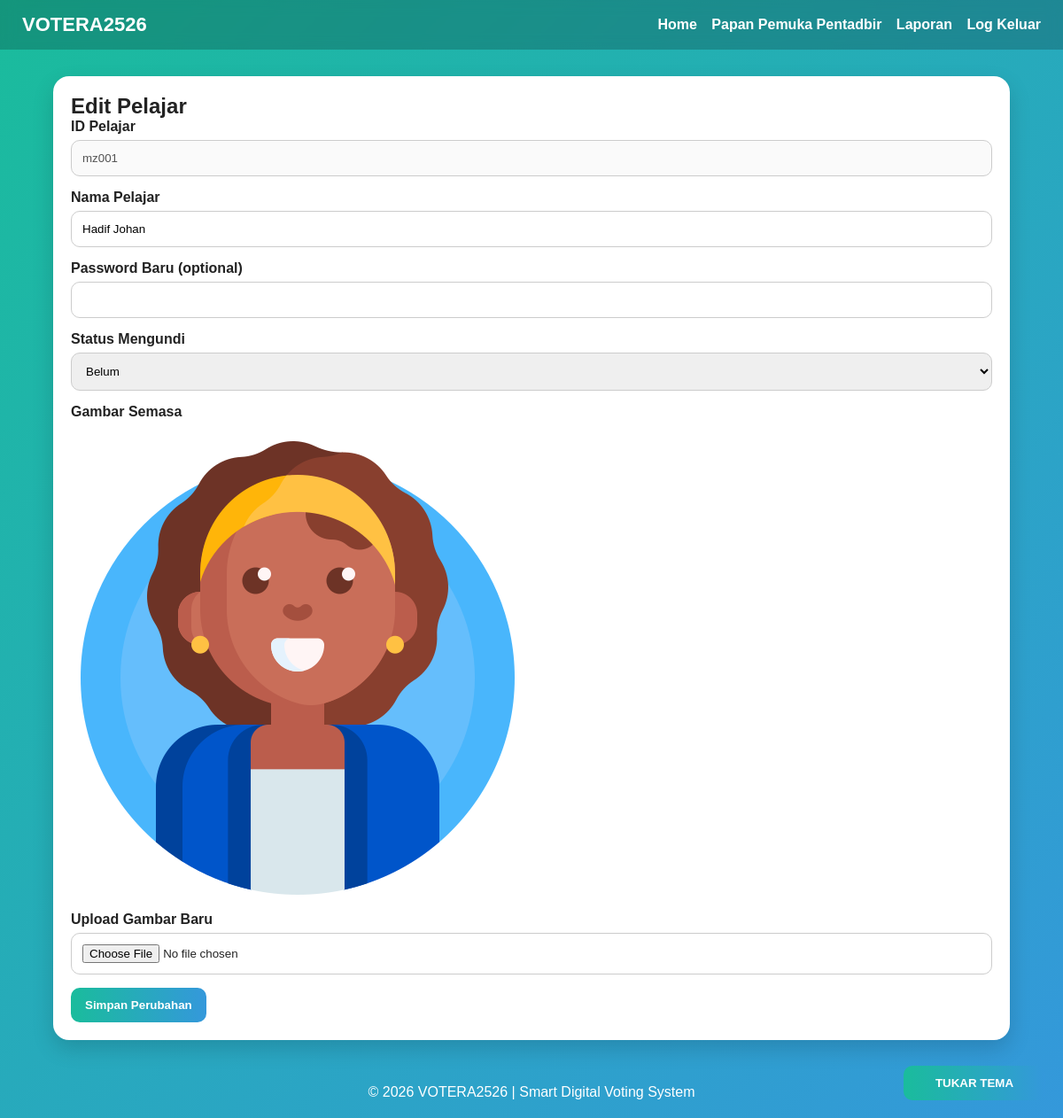
/pelajar-edit.php?id=mz001 (signed in), run on the app's committed database.
### tables this page shows
CREATE TABLE `pelajar` (
    `Id_Pelajar` varchar(20) NOT NULL,
    `Kata_Laluan` varchar(50) DEFAULT NULL,
    `Nama_Pelajar` varchar(150) DEFAULT NULL,
    `Status_Pelajar` varchar(30) DEFAULT NULL,
    `Gambar_Pelajar` varchar(100) DEFAULT NULL
  );

### pelajar-edit.php (the view, shortened to what this page needs)
<?php
include 'connection.php';
include 'header.php';
$id = $_GET['id'] ?? '';
$stmt = $conn->prepare("SELECT * FROM pelajar WHERE Id_Pelajar = ? LIMIT 1");
$stmt->bind_param("s", $id);
$stmt->execute();
$data = $stmt->get_result()->fetch_assoc();
?>
<div class="card">
    <h2>Edit Pelajar</h2>
    <form method="post" enctype="multipart/form-data">
        <div class="form-group"><label>ID Pelajar</label><input type="text" value="<?= htmlspecialchars($data['Id_Pelajar']) ?>" disabled></div>
        <div class="form-group"><label>Nama Pelajar</label><input type="text" name="Nama_Pelajar" value="<?= htmlspecialchars($data['Nama_Pelajar']) ?>" required></div>
        <div class="form-group"><label>Password Baru (optional)</label><input type="password" name="Kata_Laluan"></div>
        <div class="form-group"><label>Status Mengundi</label>
            <select name="Status_Pelajar" required>
                <option value="belum" <?= $data['Status_Pelajar'] === 'belum' ? 'selected' : '' ?>>Belum</option>
            </select>
        </div>
        <div class="form-group"><label>Gambar Semasa</label><br><img class="thumb" src="gambar/<?= htmlspecialchars($data['Gambar_Pelajar']) ?>" alt="gambar"></div>
        <div class="form-group"><label>Upload Gambar Baru</label><input type="file" name="gambar" accept="image/*"></div>
        <button type="submit" name="update" class="btn">Simpan Perubahan</button>
    </form>
</div>
<?php include 'footer.php'; ?>

### style.css (style rules this page uses)
* { box-sizing:border-box; margin:0; padding:0; font-family:Arial, Helvetica, sans-serif; }
body { background:linear-gradient(135deg,#1abc9c,#3498db); min-height:100vh; color:#222; }
.card { background:#fff; border-radius:18px; padding:20px; box-shadow:0 10px 25px rgba(0,0,0,0.15); margin-bottom:20px; }
.form-group { margin-bottom:15px; }
.form-group label { display:block; margin-bottom:6px; font-weight:bold; }
.form-group input, .form-group select, .form-group textarea { width:100%; padding:12px; border-radius:10px; border:1px solid #ccc; }
.btn { background:linear-gradient(90deg,#1abc9c,#3498db); color:#fff; border:none; font-weight:bold; cursor:pointer; padding:12px 16px; border-radius:10px; text-decoration:none; display:inline-block; }

### data on the page
pelajar: Id_Pelajar "mz001", Nama_Pelajar "Hadif Johan", Gambar_Pelajar (picture)
